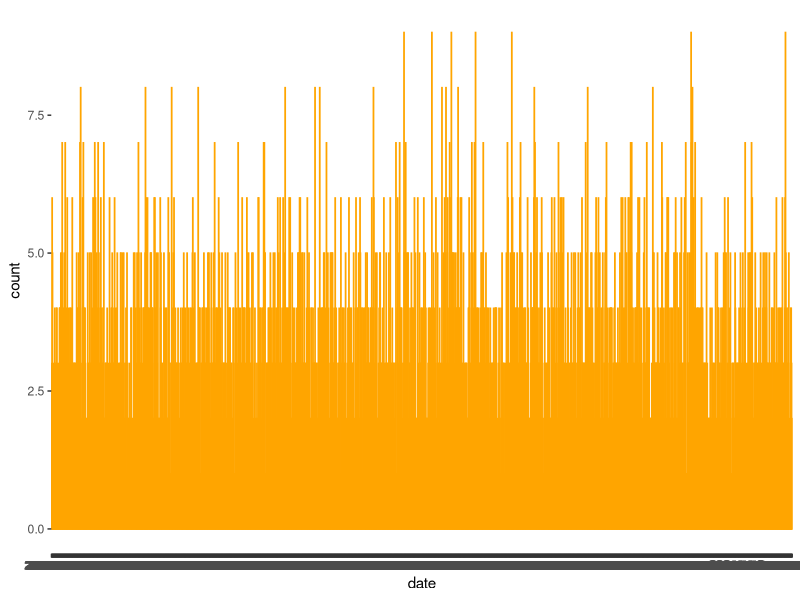
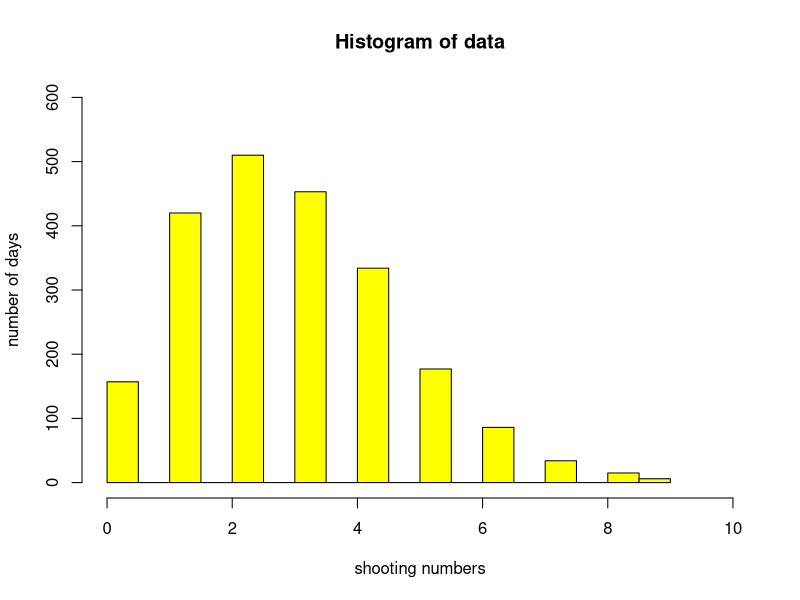

Generate these figures, in order, with R:
## ---- chunk 1
knitr::opts_chunk$set(echo = TRUE)
set.seed(288942)
library(tidyverse)
## ---- chunk 2
library(tidyverse)
library(ggplot2)
shootings <- read.csv("fatal-police-shootings-data.csv")
col_base <- c("id", 
              "name", 
              "date", 
              "manner_of_death", 
              "armed", 
              "age", 
              "race", 
              "city", 
              "state", 
              "signs_of_mental_illness", 
              "threat_level", 
              "flee", 
              "body_camera", 
              "longitude", 
              "latitude", 
              "is_geocoding_exact"
              )
#colnames(shootings) <- col_base
#shootings$date
# g <- group_by(shootings, date)
ggplot(shootings, aes(x = date)) + geom_histogram(stat = "count", col = "orange")

num <- c(0, 0, 0, 0, 0, 0, 0, 0, 0, 0, 0)
count <- 1
days <- 0
for(i in 1:5948){
  if(i == 1){
    days <- days + 1
    next
  }
  
  if(shootings$date[i] == shootings$date[i-1]){
    count <- count + 1
    if(i == 5948){
      num[count + 1] <- num[count + 1] + 1
      break
    }
    next
  }
  else {
    num[count + 1] <- num[count + 1] + 1
    days <- days + 1
    if(i == 5948){
      num[2] <- num[2] + 1
      break
    }
    count <- 1
    next
  }
  
}
num[1] <- 365 * 4 + 366*2 - days

x <- c(0, 1, 2, 3, 4, 5, 6, 7, 8, 9, 10)
y <- num
data <- c()
for(i in 1:11) {
  data <- c(data, rep(i - 1, num[i]))
}
hist(data, right = FALSE, xlab = "shooting numbers", ylab = "number of days", xlim = c(0, 10), ylim = c(0, 600), col = "yellow")
# lines(density(data))

